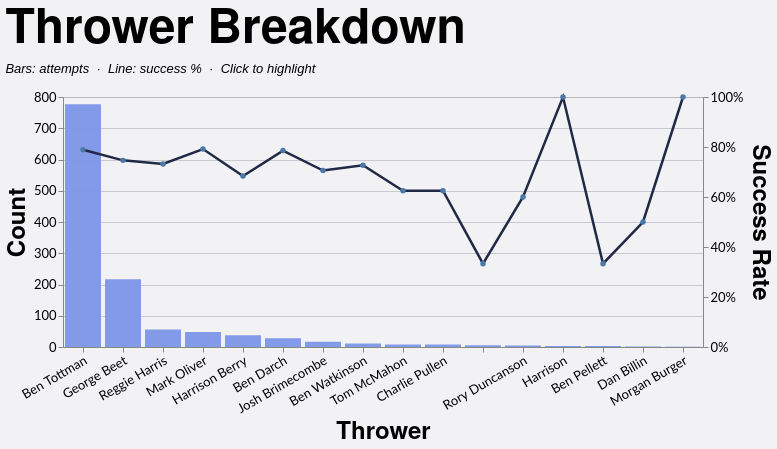

Describe this chart as a Vega-Lite specification.
### Vega-Lite specification from a JSON file in a GitHub repository (floating-point values rounded to 4 significant figures; data arrays with more than 128 entries replaced by an {"elided": "..."} marker saying what was removed)
{"config": {"axis": {"labelFont": "Lato, sans-serif", "titleFont": "PT Sans Narrow, Helvetica Neue, Helvetica, Arial, sans-serif", "labelFontSize": 13, "titleFontSize": 24, "gridColor": "#202947", "gridOpacity": 0.2}, "header": {"labelFont": "PT Sans Narrow, Helvetica Neue, Helvetica, Arial, sans-serif", "titleFont": "PT Sans Narrow, Helvetica Neue, Helvetica, Arial, sans-serif", "labelFontSize": 24, "titleFontSize": 28, "labelFontWeight": "bold", "orient": "left"}, "legend": {"labelFont": "Lato, sans-serif", "titleFont": "PT Sans Narrow, Helvetica Neue, Helvetica, Arial, sans-serif", "labelFontSize": 14, "titleFontSize": 16, "titlePadding": 5, "fillColor": "white", "strokeColor": "black", "padding": 10, "titleFontWeight": "lighter", "titleFontStyle": "italic", "titleColor": "gray", "offset": 10}, "title": {"font": "PT Sans Narrow, Helvetica Neue, Helvetica, Arial, sans-serif", "fontSize": 48, "fontWeight": "bold", "anchor": "start", "align": "center", "titlePadding": 20, "subtitlePadding": 10, "subtitleFontSize": 13, "subtitleColor": "", "subtitleFontStyle": "italic", "offset": 15, "color": "black"}, "axisX": {"labelAngle": 0}, "facet": {"title": null, "header": null, "align": {"row": "each", "column": "each"}}, "resolve": {"scale": {"y": "independent", "facet": "independent"}}, "background": "#f2f1f4"}, "layer": [{"mark": {"type": "bar", "color": "#7d96e8", "opacity": 0.55}, "encoding": {"opacity": {"condition": {"param": "loThrowerBreakdownHighlight", "value": 0.95}, "value": 0.25}, "tooltip": [{"field": "thrower", "title": "Thrower", "type": "nominal"}, {"field": "won", "format": ",.0f", "title": "Won", "type": "quantitative"}, {"field": "attempts", "format": ",.0f", "title": "Attempts", "type": "quantitative"}, {"field": "success_rate", "format": ".1%", "title": "Success Rate", "type": "quantitative"}], "x": {"axis": {"labelAngle": -30}, "field": "thrower", "sort": "-y", "title": "Thrower", "type": "nominal"}, "y": {"axis": {"format": ",.0f", "orient": "left"}, "field": "attempts", "title": "Count", "type": "quantitative"}}, "name": "view_9", "transform": [{"filter": "(loSquad == 'All' || datum.squad == loSquad) && (loGameType == 'All' || (loGameType == 'League + Cup' && (datum.game_type == 'League' || datum.game_type == 'Cup')) || (loGameType == 'League only' && datum.game_type == 'League') || datum.game_type == loGameType) && (loOpposition == 'All' || datum.opposition == loOpposition) && (loThrower == 'All' || datum.thrower == loThrower) && (loJumper == 'All' || datum.jumper == loJumper) && (loArea == 'All' || datum.area == loArea) && (loNumbers == 'All' || datum.numbers == loNumbers) && (loCall == 'All' || datum.call == loCall) && (loCallType == 'All' || datum.call_type == loCallType)"}, {"filter": "(loSeason == 'All' || datum.season == loSeason)"}, {"aggregate": [{"op": "count", "as": "attempts"}, {"op": "sum", "field": "won", "as": "won"}], "groupby": ["thrower"]}, {"calculate": "datum.won / datum.attempts", "as": "success_rate"}]}, {"mark": {"type": "line", "color": "#202946", "point": true, "strokeWidth": 2.5}, "encoding": {"opacity": {"condition": {"param": "loThrowerBreakdownHighlight", "value": 1}, "value": 0.25}, "tooltip": [{"field": "thrower", "title": "Thrower", "type": "nominal"}, {"field": "won", "format": ",.0f", "title": "Won", "type": "quantitative"}, {"field": "attempts", "format": ",.0f", "title": "Attempts", "type": "quantitative"}, {"field": "success_rate", "format": ".1%", "title": "Success Rate", "type": "quantitative"}], "x": {"axis": {"labelAngle": -30}, "field": "thrower", "sort": "-y", "title": "Thrower", "type": "nominal"}, "y": {"axis": {"format": "%", "orient": "right"}, "field": "success_rate", "scale": {"domain": [0, 1]}, "title": "Success Rate", "type": "quantitative"}}, "transform": [{"filter": "(loSquad == 'All' || datum.squad == loSquad) && (loGameType == 'All' || (loGameType == 'League + Cup' && (datum.game_type == 'League' || datum.game_type == 'Cup')) || (loGameType == 'League only' && datum.game_type == 'League') || datum.game_type == loGameType) && (loOpposition == 'All' || datum.opposition == loOpposition) && (loThrower == 'All' || datum.thrower == loThrower) && (loJumper == 'All' || datum.jumper == loJumper) && (loArea == 'All' || datum.area == loArea) && (loNumbers == 'All' || datum.numbers == loNumbers) && (loCall == 'All' || datum.call == loCall) && (loCallType == 'All' || datum.call_type == loCallType)"}, {"filter": "(loSeason == 'All' || datum.season == loSeason)"}, {"aggregate": [{"op": "count", "as": "attempts"}, {"op": "sum", "field": "won", "as": "won"}], "groupby": ["thrower"]}, {"calculate": "datum.won / datum.attempts", "as": "success_rate"}]}], "data": {"name": "data-9f78a8a80e26132ebc7aef6a8d9c7f48"}, "height": 250, "params": [{"name": "loSquad", "value": "All"}, {"name": "loSeason", "value": "All"}, {"name": "loGameType", "value": "All"}, {"name": "loOpposition", "value": "All"}, {"name": "loThrower", "value": "All"}, {"name": "loJumper", "value": "All"}, {"name": "loArea", "value": "All"}, {"name": "loNumbers", "value": "All"}, {"name": "loCall", "value": "All"}, {"name": "loCallType", "value": "All"}, {"name": "loThrowerBreakdownHighlight", "select": {"type": "point", "clear": "dblclick", "fields": ["thrower"], "on": "click"}, "views": ["view_9"]}], "resolve": {"scale": {"y": "independent"}}, "title": {"text": "Thrower Breakdown", "subtitle": "Bars: attempts  ·  Line: success %  ·  Click to highlight"}, "width": {"step": 40}, "$schema": "https://vega.github.io/schema/vega-lite/v5.20.1.json", "datasets": {"data-9f78a8a80e26132ebc7aef6a8d9c7f48": {"elided": "1228 records"}}}
